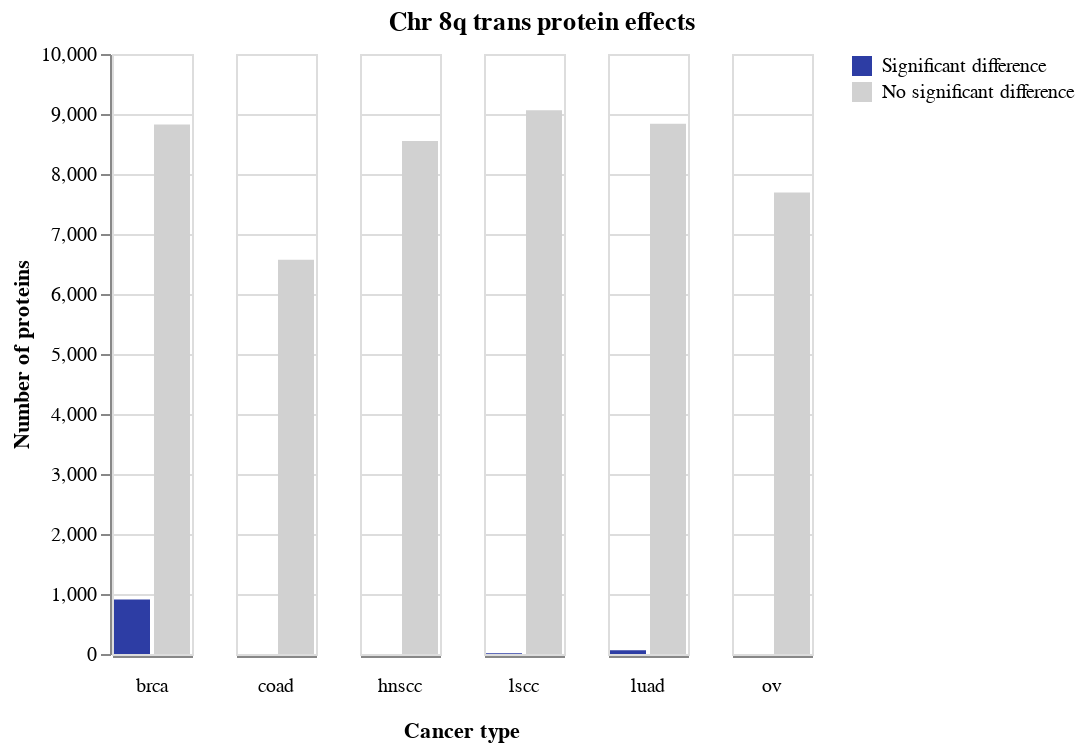

The notebook cell this image was saved under:
### Code cell
cnvutils.make_ttest_plot(
    chromosome=8,
    arm="q",
    gain_or_loss="gain",
    cis_or_trans="trans",
    proteomics_or_transcriptomics="proteomics",
)

### Figure 1 — Vega-Lite specification as saved in the notebook (floating-point values rounded to 4 significant figures)
{"config": {"view": {"continuousWidth": 400, "continuousHeight": 300}, "header": {"labelOrient": "bottom", "titleOrient": "bottom", "titlePadding": 2}, "title": {"anchor": "middle"}}, "data": {"name": "data-45d8c6a0918209e06bf713d076c7252b"}, "facet": {"column": {"field": "cancer_type", "title": "Cancer type", "type": "nominal"}}, "spec": {"mark": "bar", "encoding": {"color": {"field": "count_type", "scale": {"domain": ["Significant difference", "No significant difference"], "range": ["#2d3da4", "#d1d1d1"]}, "sort": ["Significant difference"], "title": null, "type": "nominal"}, "x": {"axis": {"labels": false, "ticks": false, "title": null}, "field": "count_type", "sort": ["Significant difference"], "type": "nominal"}, "y": {"axis": {"title": "Number of proteins"}, "field": "protein", "type": "quantitative"}}}, "title": "Chr 8q trans protein effects", "$schema": "https://vega.github.io/schema/vega-lite/v4.17.0.json", "datasets": {"data-45d8c6a0918209e06bf713d076c7252b": [{"cancer_type": "brca", "count_type": "Significant difference", "protein": 909}, {"cancer_type": "brca", "count_type": "No significant difference", "protein": 8823}, {"cancer_type": "coad", "count_type": "No significant difference", "protein": 6569}, {"cancer_type": "hnscc", "count_type": "Significant difference", "protein": 1}, {"cancer_type": "hnscc", "count_type": "No significant difference", "protein": 8548}, {"cancer_type": "lscc", "count_type": "Significant difference", "protein": 13}, {"cancer_type": "lscc", "count_type": "No significant difference", "protein": 9063}, {"cancer_type": "luad", "count_type": "Significant difference", "protein": 63}, {"cancer_type": "luad", "count_type": "No significant difference", "protein": 8838}, {"cancer_type": "ov", "count_type": "No significant difference", "protein": 7691}]}}
